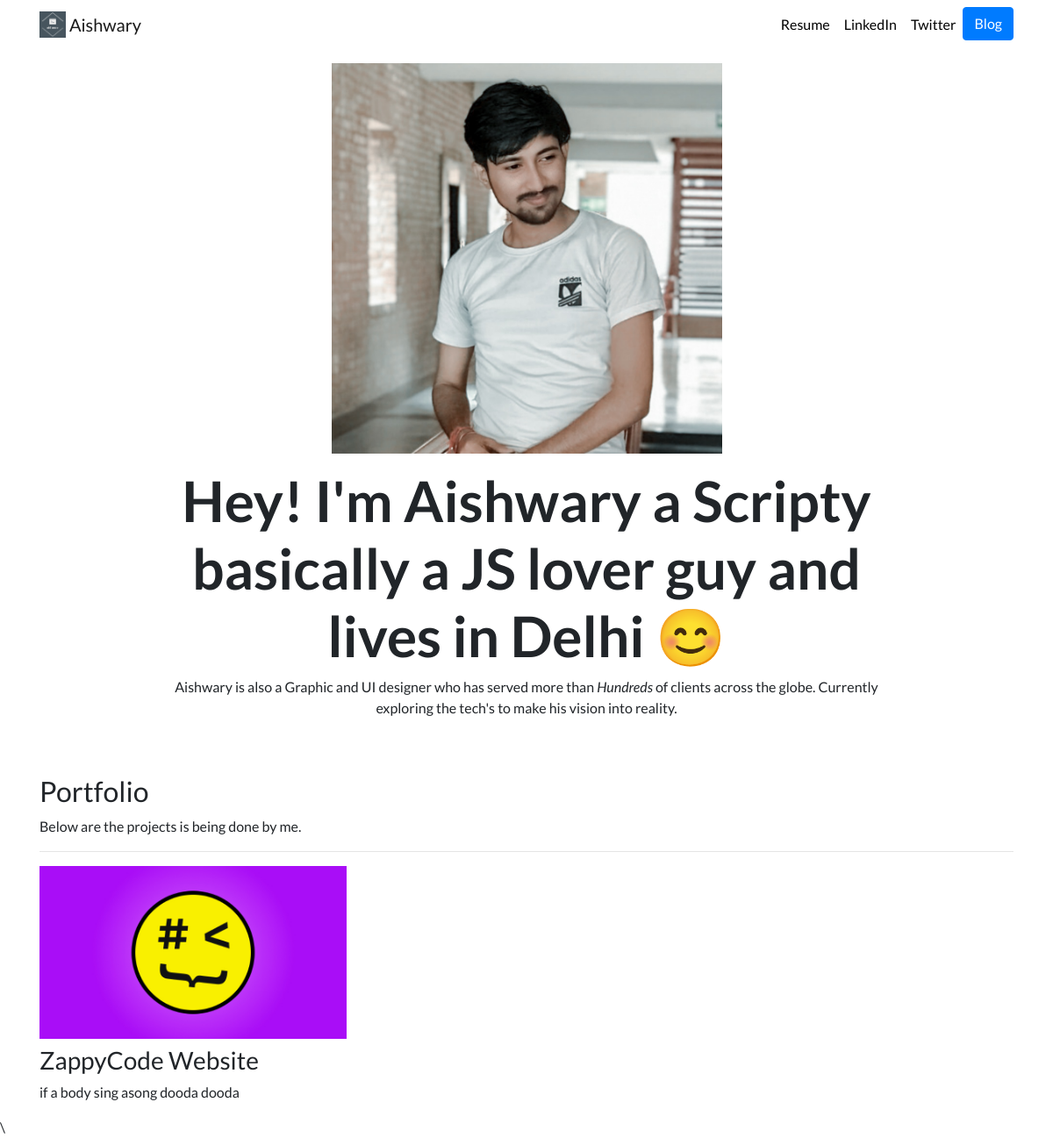
The app's page /, older data.
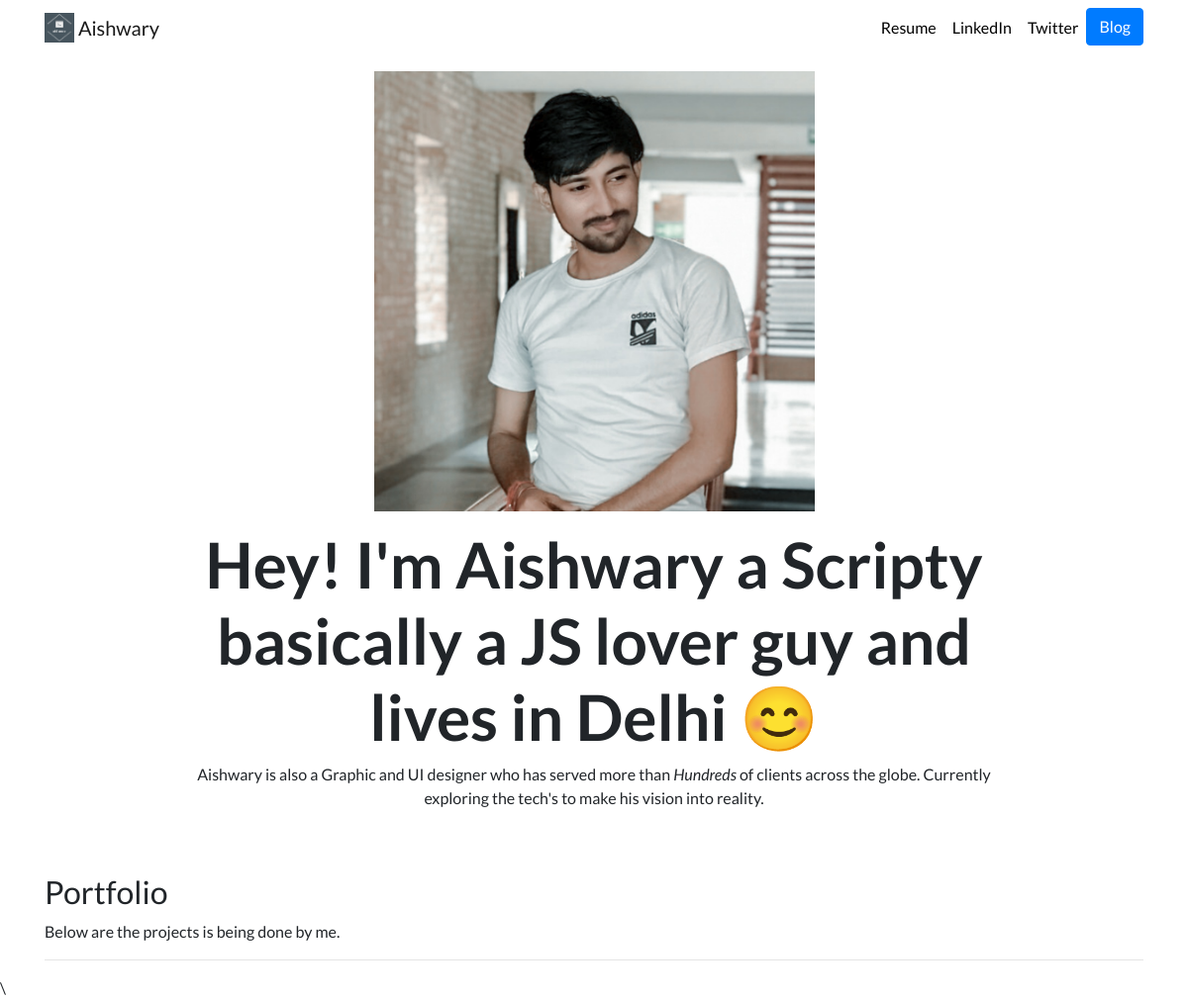
The same page, newer data.
### portfolio/models.py (models this page shows, shortened)
class Project(models.Model):
    title = models.CharField(max_length=100)
    description = models.CharField(max_length=250)
    image = models.ImageField(upload_to='portfolio/images')
    url = models.URLField(blank=True)

### portfolio/views.py (the view)
# urls.py: 2. Add a URL to urlpatterns:  path('', views.home, name='home')
def home(request):
    projects = Project.objects.all()
    return render(request, 'portfolio/home.html', {'projects':projects})

### portfolio/templates/portfolio/home.html
{% extends "portfolio/base.html" %}
{% load static %}
{% block content %}
<div class="row justify-content-center my-3">
  <div class="col-5">
    <img src="{% static 'portfolio/aishmain.png' %}" height="700" width="700" class="img-fluid">
  </div>
</div>
<div class="row justify-content-center mb-3">
  <div class="col-md-9 text-center">
    <h1 id="hometext" class="font-weight-bold">Hey! I'm Aishwary a Scripty basically a JS lover guy and lives in Delhi 😊</h1>
  </div>
    <div class="col-md-9 text-center">
        <p id="homepara">Aishwary is also a Graphic and UI designer who has served more than <i>Hundreds</i>
            of clients across the globe. Currently exploring the tech's to make his vision into reality.</p>
    </div>
</div>
<h2 class="mt-5">Portfolio</h2>
    <p class="mt-2">Below are the projects is being done by me.</p>
<hr>
<div class="row">
  {% for project in projects %}
  <div class="col-lg-4 col-md-6">
    {% if project.url %}
    <a href="{{ project.url }}">
      <img src="{{ project.image.url }}" class="img-fluid mb-2">
    </a>
    {% else %}
    <img src="{{ project.image.url }}" class="img-fluid mb-2">
    {% endif %}
    <h3>{{ project.title }}</h3>
    <p>{{ project.description }}</p>
  </div>
  {% endfor %}
</div>
{% endblock %}

Row changes from the older to the newer data that the page shows:
removed Project: image (picture), title "ZappyCode Website", description "if a body sing asong dooda dooda"
